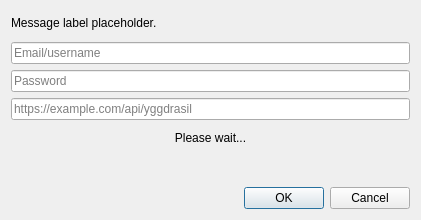
<?xml version="1.0" encoding="UTF-8"?>
<ui version="4.0">
 <class>AuthlibInjectorLoginDialog</class>
 <widget class="QDialog" name="AuthlibInjectorLoginDialog">
  <property name="geometry">
   <rect>
    <x>0</x>
    <y>0</y>
    <width>421</width>
    <height>220</height>
   </rect>
  </property>
  <property name="windowTitle">
   <string>Add Authlib-Injector Account</string>
  </property>
  <layout class="QVBoxLayout" name="verticalLayout">
   <item>
    <widget class="QLabel" name="label">
     <property name="text">
      <string notr="true">Message label placeholder.</string>
     </property>
     <property name="textFormat">
      <enum>Qt::RichText</enum>
     </property>
     <property name="openExternalLinks">
      <bool>true</bool>
     </property>
    </widget>
   </item>
   <item>
    <widget class="QLineEdit" name="userTextBox">
     <property name="placeholderText">
      <string>Email/username</string>
     </property>
    </widget>
   </item>
   <item>
    <widget class="QLineEdit" name="passTextBox">
     <property name="echoMode">
      <enum>QLineEdit::Password</enum>
     </property>
     <property name="placeholderText">
      <string>Password</string>
     </property>
    </widget>
   </item>
   <item>
    <widget class="QLineEdit" name="authlibInjectorTextBox">
     <property name="placeholderText">
       <string>https://example.com/api/yggdrasil</string>
     </property>
    </widget>
   </item>
   <item>
    <widget class="QLabel" name="loadingLabel">
      <property name="text">
      <string>Please wait...</string>
      </property>
      <property name="alignment">
      <set>Qt::AlignCenter</set>
      </property>
    </widget>
   </item>
   <item>
    <widget class="QLabel" name="errorMessage">
     <property name="textFormat">
      <enum>Qt::RichText</enum>
     </property>
    </widget>
   </item>
   <item>
    <widget class="QDialogButtonBox" name="buttonBox">
     <property name="orientation">
      <enum>Qt::Horizontal</enum>
     </property>
     <property name="standardButtons">
      <set>QDialogButtonBox::Cancel|QDialogButtonBox::Ok</set>
     </property>
    </widget>
   </item>
  </layout>
 </widget>
 <resources/>
 <connections/>
</ui>
